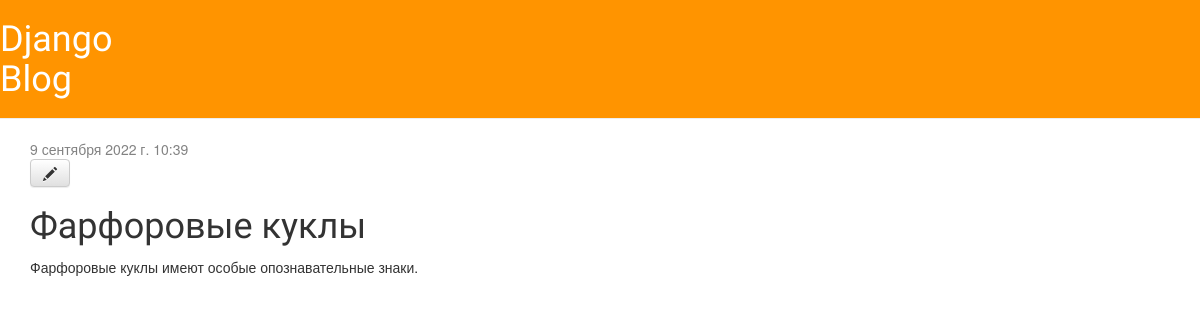
/post/1/, run on an earlier commit of the app's database.
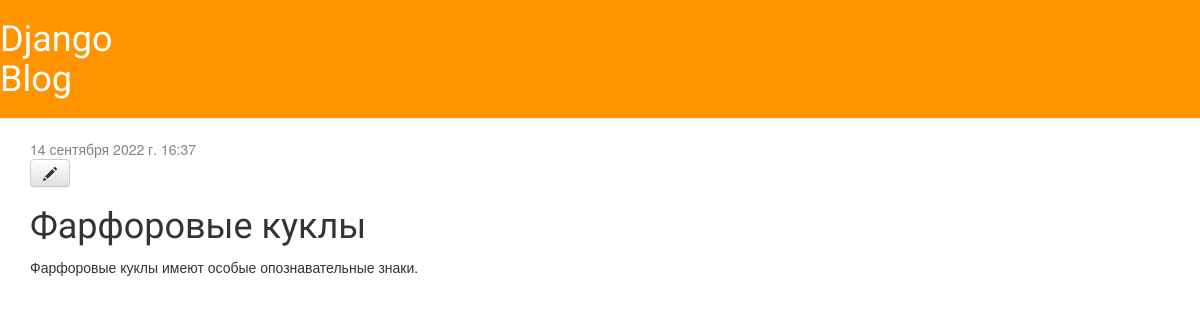
And on a later commit of the database.
### blog/models.py (models this page shows, shortened)
class Post(models.Model):
    author = models.ForeignKey(settings.AUTH_USER_MODEL, on_delete = models.CASCADE)
    title = models.CharField(max_length = 200)
    text = models.TextField()
    created_date = models.DateTimeField(default = timezone.now)
    published_date = models.DateTimeField(blank = True, null = True)

### blog/views.py (the view)
# urls.py: path('post/<int:pk>/', views.post_detail, name = 'post_detail'),
def post_detail(request, pk):
    post = get_object_or_404(Post, pk=pk)
    return render(request, 'blog/post_detail.html', {'post': post})

### blog/templates/blog/post_detail.html
{% extends 'blog/base.html' %}
{% block content %}
    <div class = "post">
        {% if post.published_date %}
            <div class = "date">
                {{ post.published_date }}
            </div>
        {% endif %}
        <a class="btn btn-default" href="{% url 'post_edit' pk=post.pk %}"><span class="glyphicon glyphicon-pencil"></span></a>
        <h1>{{ post.title }}</h1>
        <p>{{ post.text|linebreaksbr }}</p>
    </div>
{% endblock %}

What changed in the data, as far as the page shows it:
changed Post "Фарфоровые куклы": published_date "9 сентября 2022 г. 10:39" → "14 сентября 2022 г. 16:37"
